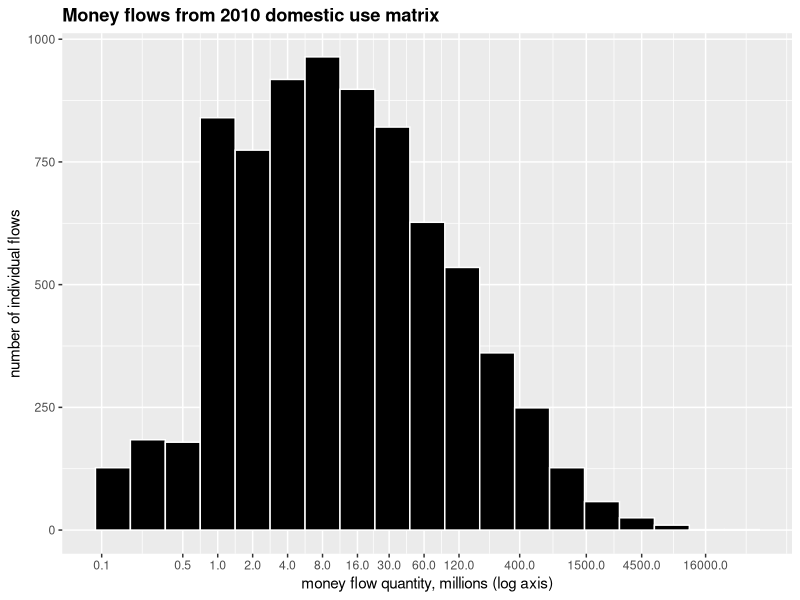
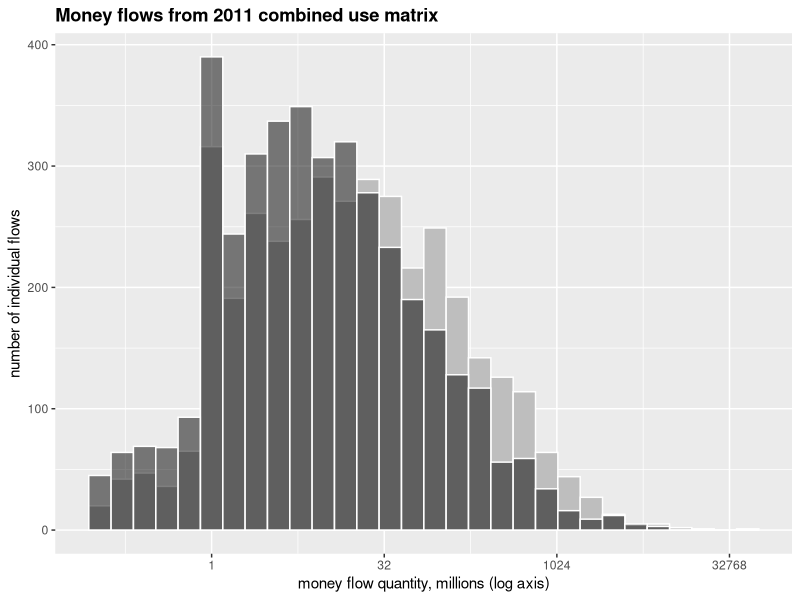
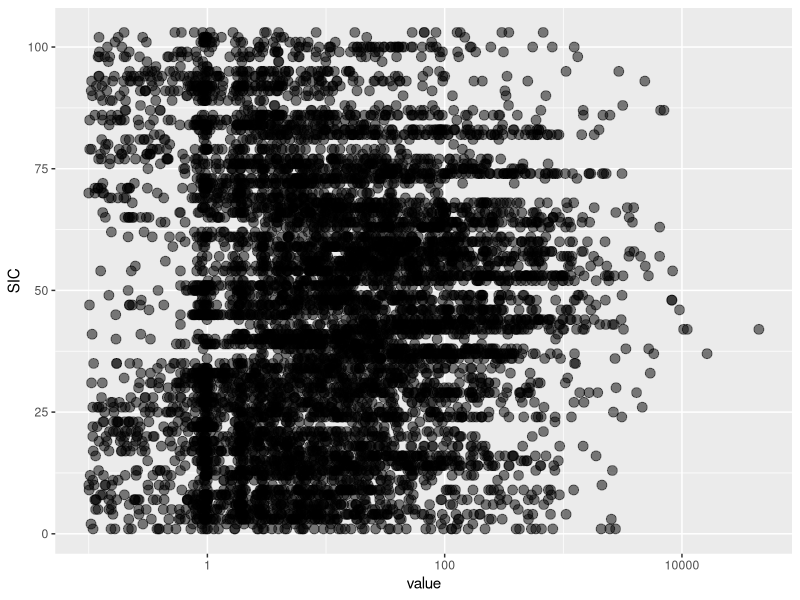
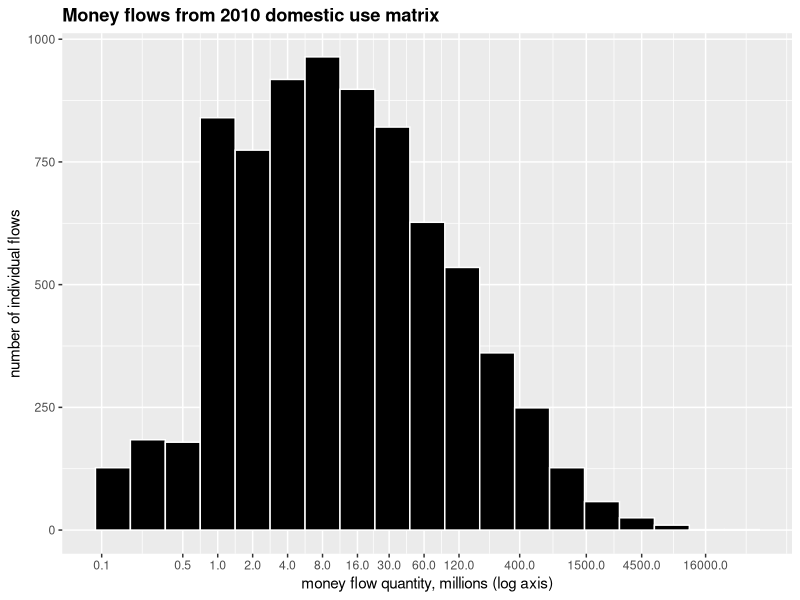

R code for these plots, in order:
setwd("C:/Users/geodo/Dropbox/R/Workspace/SupplyUseMatrix")

library(ggplot2)
library(reshape)
library(scales)

#flows <- read.csv("2011_intermediate_May.csv")
flows <- read.csv("domesticUse2010ownMatrix_removingImputedRentSICcodes.csv")

flows <- melt(flows)

#drop low values
colnames(flows)[colnames(flows)=="variable"] <- "SICfrom"
colnames(flows)[colnames(flows)=="SIC"] <- "SICto"

flows <- flows[flows$value > 0.1, ]

#Remove Xs
flows$SICfrom <- gsub("X", "", flows$SICfrom)
  
# flows <- flows[order(flows$value),]
#Get list of unique SICfrom values. 
#They're given in the right order here, which means...
SICfroms <- unique(flows$SICfrom)

#We can use that to make ordered factors. Bing!
flows$SICfrom <- ordered(flows$SICfrom, levels = SICfroms)

#Do same for SICtos. They go in as factors but not ordered.
SICtos <- unique(flows$SICto)
flows$SICto <- ordered(flows$SICto, levels = SICtos)

#save for use elsewhere
write.csv(flows, "intermediateFlowsInLong.csv")


#PLOTS
histyprinty <- ggplot(flows, aes(x=value)) +
  scale_x_continuous(trans=log2_trans(), breaks=c(0.1,0.5,1,2,4,8,16,30,60,120,400,1500,4500,16000)) +  
#   coord_cartesian(xlim = c(0, 10)) +
  ggtitle("Money flows from 2010 domestic use matrix") +
  theme(plot.title = element_text(lineheight=1.5, face="bold")) +
  #   theme_classic() +
  xlab("money flow quantity, millions (log axis)") +
  ylab("number of individual flows") +
  geom_histogram(colour="white", fill="black", binwidth = 1)
#           geom_histogram(aes(fill = value))

histyprinty

ggsave(histyprinty, file="moneyflowsHist_dom2010.jpg", width=5, height=3, dpi = 600)

#Split between different wotsits
# flowsSub <- subset(flows, value > 100)
flowsSub <- flows

histyprinty <- ggplot(flowsSub, aes(x=value)) +
  scale_x_continuous(trans=log2_trans()) +  
#   scale_x_continuous(trans=log2_trans(), breaks=c(2,4,8,16,30,60,120,400,1500,4500,16000)) +  
#   coord_cartesian(xlim = c(0, 10)) +
  ggtitle("Money flows from 2011 combined use matrix") +
  theme(plot.title = element_text(lineheight=1.5, face="bold")) +
  #   theme_classic() +
  xlab("money flow quantity, millions (log axis)") +
  ylab("number of individual flows") +
#   geom_histogram(data=subset(flows, as.numeric(SICfrom) < 50), colour="white", fill="black")
  
  geom_histogram(data=subset(flowsSub, (as.numeric(SICfrom) >= 59)), 
                 colour="white", fill="grey") +
  geom_histogram(data=subset(flowsSub, (as.numeric(SICfrom) < 59)), colour="white", fill="black", 
                 alpha = 0.5)

#   geom_histogram(data=subset(flows, (as.numeric(SICfrom) >= 60 & value > 100)), 
#                  colour="white", fill="grey") +
#   geom_histogram(data=subset(flows, (as.numeric(SICfrom) < 60 & value > 100)), colour="white", fill="black", 
#                  alpha = 0.5)

#   geom_histogram(data=subset(flows, (as.numeric(SICfrom) >= 60 & value > 100)), 
#                  colour="white", fill="grey", binwidth = 0.75) +
#   geom_histogram(data=subset(flows, (as.numeric(SICfrom) < 60 & value > 100)), colour="white", fill="black", 
#                  binwidth = 0.75, alpha = 0.5)

#           geom_histogram(aes(fill = value))

histyprinty

#Get a long version with values doubled up, one set for each of SICfrom and SICto
#First, two new vars containing the appropriate columns
SICfroms <- flows[,c(2,3)]
SICtos <- flows[,c(1,3)]

#Then a new column saying what flow direction is for each
SICfroms$source <- "from"
SICtos$source <- "to"

#Rename old columns identically so they can be linked
colnames(SICfroms)[colnames(SICfroms)=="SICfrom"] <- "SIC"
colnames(SICtos)[colnames(SICtos)=="SICto"] <- "SIC"

#Remove all zero values
SICfroms <- SICfroms[ SICfroms$value!=0,]
SICtos <- SICtos[ SICtos$value!=0,]

#Now keep only their ordered factor value
#That's all I want to use in this correlation
SICfroms$SIC <- as.numeric(SICfroms$SIC)
SICtos$SIC <- as.numeric(SICtos$SIC)

#Join them
SICslong <- rbind(SICfroms, SICtos)


#CORRELATE!
pointyPrinty <- ggplot(SICslong[ SICslong$source=="to",], aes(y = SIC, x = value)) +
# pointyPrinty <- ggplot(SICslong[ SICslong$source=="to",], aes(y = SIC, x = value)) +
  geom_point(size =3, alpha=0.5) +
  scale_x_continuous(trans=log10_trans())

pointyPrinty


# flows$rankedValues <- rank(flows$value)
# 
# sectoral = NULL
# 
# #BREAK DOWN BY SECTOR GROUPING
# manuf <- flows[ as.numeric(flows$SICfrom) < 60,]
# sect <- flows[ as.numeric(flows$SICfrom) >= 60,]
# 
# boxplot(log2(manuf$value),log2(sect$value))
# 
# sectoral$manuf <- manuf$value
# sectoral$service <- sect$value
# 
# sectoral <- data.frame(sectoral)
# 
# output <- ggplot(finalRanks, aes(factor(Source), COR)) +
#   geom_boxplot(outlier.size = 3) +
#   ggtitle("Spearman rank correlations\nfor all Commodities and GORs\nTonnes vs distance") +
#   theme(plot.title = element_text(lineheight=.8, face="bold")) +
#   xlab("Source") +
#   ylab("Rank")
# 
# output

#summarise
summariseFlows <- summary(subset(flows$SICfrom, flows$value > 100))
summariseFlows <- data.frame(summariseFlows)
